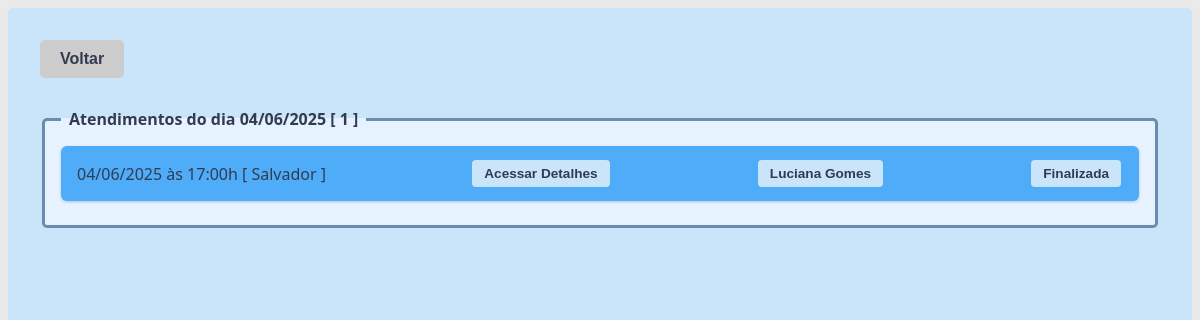
/painel/home.php?data=2025-06-04 (signed in), run on the app's committed database.
### tables this page shows
CREATE TABLE `consultas` (
  `id` int(11) NOT NULL,
  `token_emp` varchar(50) NOT NULL,
  `atendimento_dia` date NOT NULL,
  `atendimento_hora` time(6) NOT NULL,
  `tipo_consulta` varchar(30) NOT NULL,
  `feitapor` varchar(30) NOT NULL,
  `doc_email` varchar(35) NOT NULL,
  `status_consulta` varchar(15) NOT NULL,
  `data_cancelamento` datetime(6) NOT NULL,
  `confirmacao_cancelamento` varchar(10) NOT NULL,
  `token` varchar(35) NOT NULL,
  `local_consulta` varchar(30) NOT NULL
);

### painel/verifica_login.php (called while the page is built, shortened)
<?php
$css_path = "css/style_colorido.css";

### config/database.php (called while the page is built, shortened)
<?php
$local_configuracao = 'Casa';
$config_host = 'localhost';
if($local_configuracao == 'Casa'){
$config_db = 'app_carolineferraz';
$config_user = 'root';
$config_password = '';
}else{
$config_db = 'u826189016_tricologia';
$config_user = 'u826189016_tricologia';
$config_password = 'Much@ch0';
}
$chave = 'Accor@123';
$metodo = 'AES-256-CBC';
$iv = '8246508246508246';
$config_dsn = "mysql:host=$config_host;dbname=$config_db";
try {
    $conexao = new PDO($config_dsn, $config_user, $config_password);
    $conexao->setAttribute(PDO::ATTR_ERRMODE, PDO::ERRMODE_EXCEPTION);
} catch (PDOException $e) {
    echo $e->getMessage();
}
foreach ($conexao->query("SELECT * FROM configuracoes WHERE id = '-2'") as $row) {
    $config_empresa = $row['config_empresa'];
    $config_email = $row['config_email'];
    $config_telefone = $row['config_telefone'];
    $config_cnpj = $row['config_cnpj'];
    $config_endereco = $row['config_endereco'];
}
?>

### painel/home.php (the view, shortened to what this page needs)
<?php
require('../config/database.php');
require('verifica_login.php');
$dataSelecionada = isset($_GET['data']) ? $_GET['data'] : date('Y-m-d');
?>
<!DOCTYPE html>
<html>
<head>
    <link rel='stylesheet' type='text/css' media='screen' href="<?php echo $css_path ?>">
</head>
<body>
<div class="container">
    <div class="appointment-list">
    <a href="agenda.php"><button class="voltar">Voltar</button></a><br>
        <?php
        $query_checkin = $conexao->query("SELECT * FROM consultas WHERE token_emp = '{$_SESSION['token_emp']}' AND atendimento_dia = '{$dataSelecionada}' ORDER BY atendimento_dia, atendimento_hora ASC");
        $checkin_qtd = $query_checkin->rowCount();
        ?>
        <fieldset>
        <?php
        $dataSelecionada_formatada = date('d/m/Y', strtotime($dataSelecionada));
        if ($checkin_qtd == 0) {
            echo "<legend>Sem Atendimentos para o dia $dataSelecionada_formatada</legend>";
        } else {
                echo "<legend>Atendimentos do dia $dataSelecionada_formatada [ {$checkin_qtd} ]</legend>";
        }
        $query = $conexao->prepare("SELECT * FROM painel_users WHERE CONCAT(';', token_emp, ';') LIKE :token_emp");
        $query->execute(array('token_emp' => '%;'.$_SESSION['token_emp'].';%'));
        $painel_users_array = [];
        while($select = $query->fetch(PDO::FETCH_ASSOC)){
            $dados_painel_users = $select['dados_painel_users'];
            $id = $select['id'];
        $dados = base64_decode($dados_painel_users);
        $dados_decifrados = openssl_decrypt($dados, $metodo, $chave, 0, $iv);
        $dados_array = explode(';', $dados_decifrados);
        $painel_users_array[] = [
            'id' => $id,
            'email' => $select['email'],
            'nome' => $dados_array[0],
            'rg' => $dados_array[1],
            'cpf' => $dados_array[2],
            'telefone' => $dados_array[3],
            'profissao' => $dados_array[4],
            'nascimento' => $dados_array[5],
            'cep' => $dados_array[6],
            'rua' => $dados_array[7],
            'numero' => $dados_array[8],
            'cidade' => $dados_array[9],
            'bairro' => $dados_array[10],
            'estado' => $dados_array[11]
        ];
        }
        while ($select_checkins = $query_checkin->fetch(PDO::FETCH_ASSOC)) {
            $id_consulta = $select_checkins['id'];
            $doc_email = $select_checkins['doc_email'];
            $atendimento_dia = $select_checkins['atendimento_dia'];
            $atendimento_dia = strtotime("$atendimento_dia");
            $atendimento_hora = $select_checkins['atendimento_hora'];
            $atendimento_hora = strtotime("$atendimento_hora");
            $local_consulta = $select_checkins['local_consulta'];
            $status_consulta = $select_checkins['status_consulta'];
            foreach ($painel_users_array as $item) {
                if ($item['email'] === $doc_email) {
                    $doc_nome = $item['nome'];
                }
            }
        ?>
            <div class="appointment">
                <?php echo date('d/m/Y', $atendimento_dia) ?> às <?php echo date('H:i\h', $atendimento_hora) ?>
                [ <?php echo $local_consulta; ?> ]
                <a href="javascript:void(0)" onclick='window.open("reserva.php?id_consulta=<?php echo $id_consulta ?>","iframe-home")'>
                    <button>Acessar Detalhes</button>
                </a>
                <a href="javascript:void(0)" onclick='window.open("cadastro.php?email=<?php echo $doc_email ?>","iframe-home")'>
                    <button><?php echo $doc_nome ?></button>
                </a>
                <?php
                if($status_consulta == 'Confirmada' || $status_consulta == 'Em Andamento'){ ?>
                <div class="actions">
                    <a href="javascript:void(0)" onclick='window.open("reservas_finalizar.php?id_consulta=<?php echo $id_consulta ?>&id_job=EmAndamento","iframe-home")'>
                        <button>Finalizar</button>
                    </a>
                    <a href="javascript:void(0)" onclick='window.open("editar_reservas.php?id_consulta=<?php echo $id_consulta ?>","iframe-home")'>
                        <button>Alterar</button>
                    </a>
                    <a href="javascript:void(0)" onclick='window.open("reservas_cancelar.php?id_consulta=<?php echo $id_consulta ?>","iframe-home")'>
                        <button>Cancelar</button>
                    </a>
                    <?php if ($atendimento_dia < strtotime("$hoje")) { ?>
                    <a href="javascript:void(0)" onclick='window.open("reservas_noshow.php?id_consulta=<?php echo $id_consulta ?>","iframe-home")'>
                        <button>NoShow</button>
                    </a>
                    <?php } ?>
                </div>
                <?php }else{
                    echo "<button>$status_consulta</button>";
                } ?>
            </div>
        <?php } ?>
        </fieldset>
    </div>
</div>
</body>
</html>

### painel/css/style_colorido.css (style rules this page uses)
:root { --cor-fundo: #cae4fa; --cor-subfundo: #e6f2ff; --cor-fundo2: #ffffff; --cor-texto: #333b4f; --cor-texto-inverso: #ffffff; --cor-borda-legend: #6a8caf; --cor-botao: #82b1ff; --cor-botao-hover: #3a5f8a; --cor-fundo-focus: #81bbfa; --cor-domingo-feriado-etc: #4eacf8; --cor-titulo: #333b4f; --cor-borda: #aacbe4; --cor-borda-clara: #d6e6f2; --cor-hover: #a0c4ff; --cor-secundaria: #5fa8d3; --cor-h1: #264653; --cor-btn-hover: #3a5f8a; }
body { background-color: #eaeaea; height: 100vh; font-family: 'Segoe UI', Roboto, Helvetica, Arial, sans-serif; }
fieldset { border: 1px solid var(--cor-texto); border-radius: 8px; padding: 1rem; margin-bottom: 1.5rem; background-color: var(--cor-subfundo); color: var(--cor-texto); }
legend { font-size: 1rem; font-weight: bold; color: var(--cor-texto);; padding: 0 0.5rem; }
.appointment { display: flex; flex-wrap: wrap; align-items: center; justify-content: space-between; background-color: var(--cor-domingo-feriado-etc); padding: 0.75rem 1rem; border-radius: 6px; margin-bottom: 0.5rem; box-shadow: 0 1px 3px rgba(0,0,0,0.2); }
.appointment button { background-color: var(--cor-fundo); border: none; color: var(--cor-texto); padding: 6px 12px; margin: 2px; border-radius: 4px; font-size: 0.85rem; cursor: pointer; transition: background-color 0.3s; white-space: nowrap; }
.container { padding: 2rem; background-color: var(--cor-fundo); min-height: 100vh; border-radius: 5px; box-shadow: 0 0 12px rgba(215, 212, 212, 0.05); }
.container fieldset { border-radius: 5px; border-width: 3px; border-color: var(--cor-borda-legend); }
.container legend { font-weight: bold; color: var(--cor-texto); }
button { background-color: var(--cor-botao); color: var(--cor-texto); border: none; padding: 10px; border-radius: 5px; font-weight: bold; cursor: pointer; transition: background 0.3s ease; }
a { color: var(--cor-h1); text-decoration: none; }
button.voltar { background-color: #ccc; color: var(--cor-texto); font-size: 1rem; padding: 10px 20px; border: none; border-radius: 5px; cursor: pointer; transition: background-color 0.3s ease, transform 0.2s ease; margin-bottom: 30px; }

### data on the page
consultas: atendimento_dia "04/06/2025", atendimento_hora "17:00h", local_consulta "Salvador", doc_nome "Luciana Gomes", status_consulta "Finalizada"

### other printed values
$dataSelecionada_formatada "04/06/2025"
$checkin_qtd "1"
